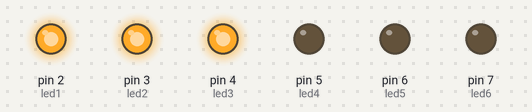
The sketch below on a simulated Arduino Uno, built with avr-gcc and run on an emulated ATmega328P. On the bench: output pins drawn as LEDs (lit = HIGH).

Above: at 0.2 s.
At 1.7 s:
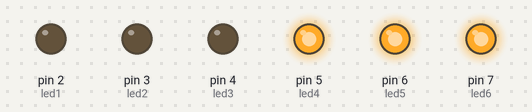
Timing chart, 0 to 3.0 s (numbered marks = the images above):
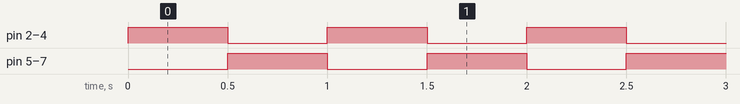

The sketch:

ex03.ino
```cpp
int led1 = 2;
int led2 = 3;
int led3 = 4;
int led4 = 5;
int led5 = 6;
int led6 = 7;

void setup() {
  pinMode(led1, OUTPUT);
  pinMode(led2, OUTPUT);
  pinMode(led3, OUTPUT);
  pinMode(led4, OUTPUT);
  pinMode(led5, OUTPUT);
  pinMode(led6, OUTPUT);
}

void loop() {
  digitalWrite(led1, HIGH);
  digitalWrite(led2, HIGH);
  digitalWrite(led3, HIGH);
  digitalWrite(led4, LOW);
  digitalWrite(led5, LOW);
  digitalWrite(led6, LOW);
  delay(500);

  digitalWrite(led1, LOW);
  digitalWrite(led2, LOW);
  digitalWrite(led3, LOW);
  digitalWrite(led4, HIGH);
  digitalWrite(led5, HIGH);
  digitalWrite(led6, HIGH);
  delay(500);
}
```

Measured:
- by itself, pin 2 (led1), pin 3 (led2), pin 4 (led3), pin 5 (led4), pin 6 (led5), pin 7 (led6): alternates HIGH for 0.50 s and LOW for 0.50 s
